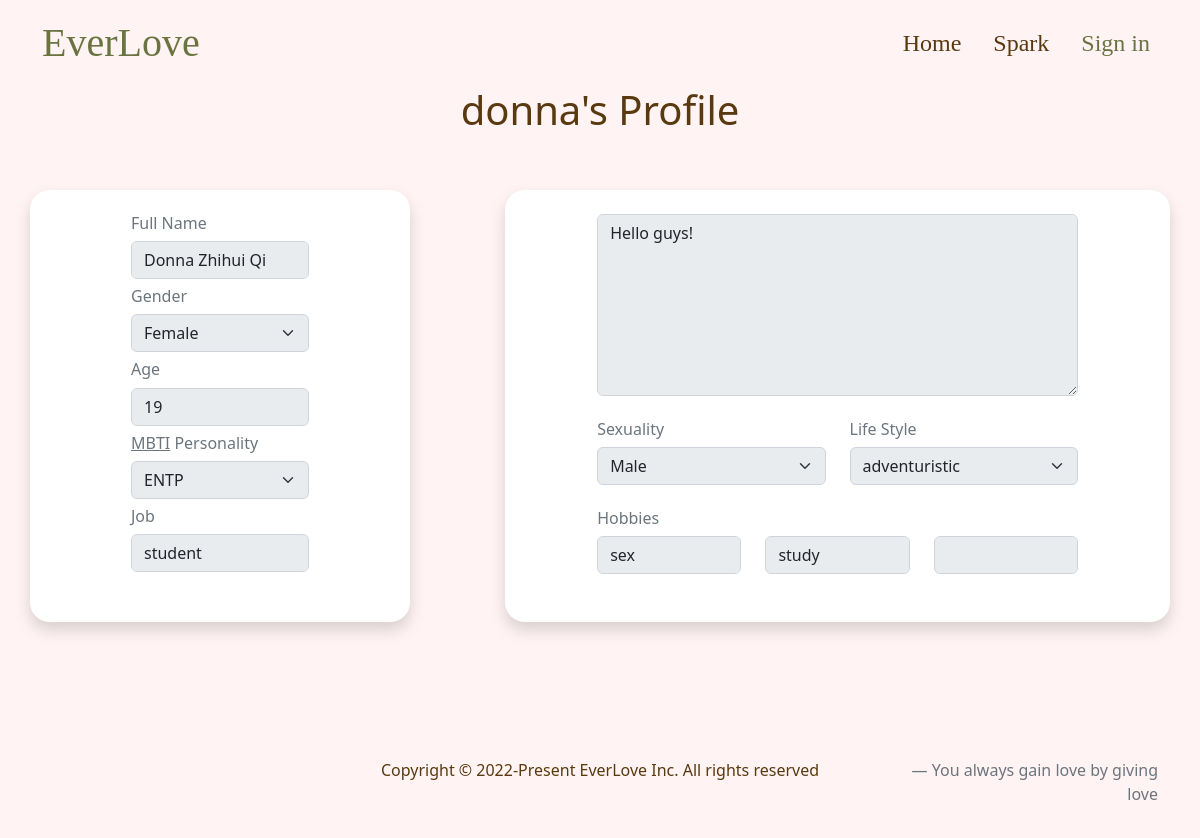
The app's page /profile/donna with its own data.
### web/models.py (models this page shows, shortened)
class User(AbstractUser):
    fullname = models.CharField(max_length=64, default='')
    gender = models.CharField(max_length=32,
                              choices=GENDER_CHOICES,
                              default='NA')
    age = models.IntegerField(blank=True, null=True)
    personality = models.CharField(max_length=4,
                                   choices=PERSONALITY_CHOICES,
                                   default='NA')
    job = models.ForeignKey(Job,
                            on_delete=models.SET_NULL,
                            blank=True,
                            null=True,
                            related_name="people")
    description = models.TextField(blank=True, null=True)
    sexuality = models.CharField(max_length=32,
                                 choices=GENDER_CHOICES,
                                 default='NA')
    lifestyle = models.CharField(max_length=3,
                                 choices=LIFE_STYLE_CHOICES,
                                 default='NA')

class Job(models.Model):
    name = models.CharField(max_length=64)

class Hobby(models.Model):
    name = models.CharField(max_length=64)
    def __str__(self):
        return f"{self.name}"

### web/views.py (the view, shortened to what this page needs)
# urls.py: path('profile/<str:username>', views.profile, name="profile"),
@csrf_exempt
def profile(request, username):
    if request.method == "GET":
        usr = User.objects.get(username=username)
        hobbies = [usr_hobby.hobby for usr_hobby in usr.hobbies.all()]
        hobby1 = (hobbies[0] if len(hobbies) >= 1 else None)
        hobby2 = (hobbies[1] if len(hobbies) >= 2 else None)
        hobby3 = (hobbies[2] if len(hobbies) == 3 else None)
        return render(
            request, "web/profile.html", {
                "usr": usr,
                "hobby1": hobby1,
                "hobby2": hobby2,
                "hobby3": hobby3,
                "personalities": PERSONALITY_CHOICES,
                "genders": GENDER_CHOICES,
                "lifestyles": LIFE_STYLE_CHOICES
            })

### web/templates/web/profile.html (shortened to what this page needs)
{% extends 'web/layout.html' %}
{% load static %}
{% block body %}
<section id="profile">
    <div class="container">
        <div class="text-center">
            <h1>{{ usr.username }}'s Profile</h1>
        </div>
        <form id="profile-form">
            <div class="row py-5 gy-4 text-center">
                <div class="col-10 offset-1 col-md-4 offset-md-0 bg-white shadow text-center py-4 rounded-custom">
                    <div class="text-start w-50 m-auto">
                        <h6 class="text-secondary">Full Name</h6>
                        <input class="form-control mb-2 bg-lighter-secondary" name="fullname"
                            value="{{ usr.fullname }}" />
                        <h6 class="text-secondary">Gender</h6>
                        <select class="form-select mb-2 bg-lighter-secondary" name="gender">
                            {% for gender_notation, gender in genders %}
                            {% if gender_notation == usr.gender %}
                            <option selected value="{{ gender_notation }}">{{ gender }}</option>
                            {% else %}
                            <option value="{{ gender_notation }}">{{ gender }}</option>
                            {% endif %}
                            {% endfor %}
                        </select>
                        <h6 class="text-secondary">Age</h6>
                        {% if usr.age %}
                        <input class="form-control mb-2 bg-lighter-secondary" name="age" value="{{ usr.age }}" />
                        {% else %}
                        <input class="form-control mb-2 bg-lighter-secondary" name="age" />
                        {% endif %}
                        <h6 class="text-secondary">
                            <a class="text-secondary" href="https://www.16personalities.com/personality-types">MBTI</a>
                            Personality
                        </h6>
                        <select class="form-select mb-2 bg-lighter-secondary" name="mbti">
                            {% for personality_notation, personality in personalities %}
                            {% if personality_notation == usr.personality %}
                            <option selected value="{{ personality_notation }}">{{ personality }}</option>
                            {% else %}
                            <option value="{{ personality_notation }}">{{ personality }}</option>
                            {% endif %}
                            {% endfor %}
                        </select>
                        <h6 class="text-secondary">Job</h6>
                        {% if usr.job %}
                        <input class="form-control mb-2 bg-lighter-secondary" name="job" value="{{ usr.job.name }}" />
                        {% else %}
                        <input class="form-control mb-2 bg-lighter-secondary" name="job" />
                        {% endif %}
                    </div>
                </div>
                <div class="col-10 offset-1 col-md-7 offset-md-1 bg-white shadow text-center py-4 rounded-custom">
                    <div class="text-start w-75 m-auto">
                        {% if usr.description %}
                        <textarea class="form-control mb-4 bg-lighter-secondary" name="description"
                            placeholder="Introduce yourself!" rows="7">{{ usr.description }}</textarea>
                        {% else %}
                        <textarea class="form-control mb-4 bg-lighter-secondary" name="description"
                            placeholder="Introduce yourself!" rows="7"></textarea>
                        {% endif %}
                        <div class="row">
                            <div class="col-md-6">
                                <h6 class="text-secondary">Sexuality</h6>
                                <select name="sexuality" class="form-select mb-4 bg-lighter-secondary">
                                    {% for gender_notation, gender in genders %}
                                    {% if gender_notation == usr.sexuality %}
                                    <option selected value="{{ gender_notation }}">{{ gender }}</option>
                                    {% else %}
                                    <option value="{{ gender_notation }}">{{ gender }}</option>
                                    {% endif %}
                                    {% endfor %}
                                </select>
                            </div>
                            <div class="col-md-6">
                                <h6 class="text-secondary">Life Style</h6>
                                <select name="lifestyle" class="form-select mb-4 bg-lighter-secondary">
                                    {% for life_notation, life in lifestyles %}
                                    {% if life_notation == usr.lifestyle %}
                                    <option selected value="{{ life_notation }}">{{ life }}</option>
                                    {% else %}
                                    <option value="{{ life_notation }}">{{ life }}</option>
                                    {% endif %}
                                    {% endfor %}
                                </select>
                            </div>
                        </div>
                        <div class="row">
                            <h6 class="text-secondary">Hobbies</h6>
                            {% if hobby1 is not None %}
                            <div class="col-md-4">
                                <input type="text" name="hobby1" class="form-control mb-4 bg-lighter-secondary"
                                    value="{{ hobby1 }}" />
                            </div>
                            {% else %}
                            <div class="col-md-4">
                                <input type="text" name="hobby1" class="form-control mb-4 bg-lighter-secondary" />
                            </div>
                            {% endif %}
                            {% if hobby2 is not None %}
                            <div class="col-md-4">
                                <input type="text" name="hobby2" class="form-control mb-4 bg-lighter-secondary"
                                    value="{{ hobby2 }}" />
                            </div>
                            {% else %}
                            <div class="col-md-4">
                                <input type="text" name="hobby2" class="form-control mb-4 bg-lighter-secondary" />
                            </div>
                            {% endif %}
                            {% if hobby3 is not None %}
                            <div class="col-md-4">
                                <input type="text" name="hobby3" class="form-control mb-4 bg-lighter-secondary"
                                    value="{{ hobby3 }}" />
                            </div>
                            {% else %}
                            <div class="col-md-4">
                                <input type="text" name="hobby3" class="form-control mb-4 bg-lighter-secondary" />
                            </div>
                            {% endif %}
                        </div>
                    </div>
                </div>
            </div>
            {% if user.is_authenticated and user.username == usr.username%}
            <div class="text-center text-md-end pb-3">
                <button type="button" class="btn btn-warning btn-lg" id="update">Update</button>
            </div>
            {% else %}
            <div class="pb-4"></div>
            <div class="pb-5"></div>
            {% endif %}
        </form>
    </div>
</section>
{% endblock %}

### web/static/web/styles.css (style rules this page uses)
* { box-sizing: border-box; padding: 0; margin: 0; font-family: system-ui, -apple-system, sans-serif, Helvetica, Arial; }
h1, h2, h3, p { color: #59390F; }
.rounded-custom { border-radius: 20px; }
#profile { background-color: #fff3f3; }
.bg-lighter-secondary { background-color: #F0F0F0; }

### records on screen
User: username "donna", fullname "Donna Zhihui Qi", gender "Female", age "19", mbti "ENTP", job "student", description "Hello guys!", sexuality "Male", lifestyle "adventuristic"
Hobby: hobby1 "sex"
Hobby: hobby2 "study"
